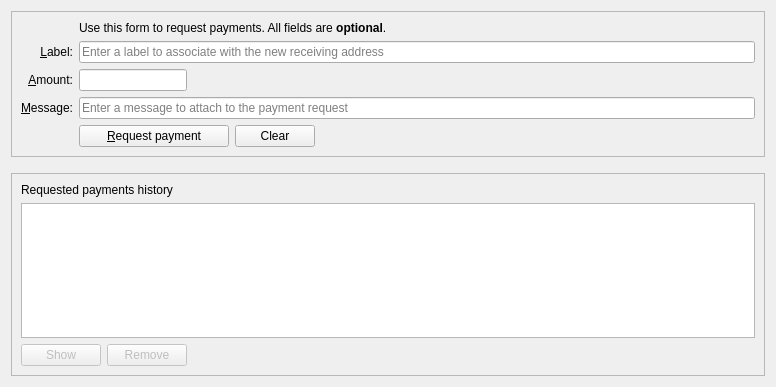
<?xml version="1.0" encoding="UTF-8"?>
<ui version="4.0">
 <class>ReceiveCoinsDialog</class>
 <widget class="QWidget" name="ReceiveCoinsDialog">
  <property name="geometry">
   <rect>
    <x>0</x>
    <y>0</y>
    <width>776</width>
    <height>387</height>
   </rect>
  </property>
  <layout class="QVBoxLayout" name="verticalLayout" stretch="0,0,1">
   <item>
    <widget class="QFrame" name="frame2">
     <property name="sizePolicy">
      <sizepolicy hsizetype="Preferred" vsizetype="Expanding">
       <horstretch>0</horstretch>
       <verstretch>0</verstretch>
      </sizepolicy>
     </property>
     <property name="frameShape">
      <enum>QFrame::StyledPanel</enum>
     </property>
     <property name="frameShadow">
      <enum>QFrame::Sunken</enum>
     </property>
     <layout class="QVBoxLayout" name="verticalLayout_3">
      <item>
       <layout class="QGridLayout" name="gridLayout">
        <item row="6" column="0">
         <widget class="QLabel" name="label_3">
          <property name="toolTip">
           <string>An optional message to attach to the payment request, which will be displayed when the request is opened. Note: The message will not be sent with the payment over the 405Coin network.</string>
          </property>
          <property name="text">
           <string>&amp;Message:</string>
          </property>
          <property name="alignment">
           <set>Qt::AlignRight|Qt::AlignTrailing|Qt::AlignVCenter</set>
          </property>
          <property name="buddy">
           <cstring>reqMessage</cstring>
          </property>
         </widget>
        </item>
        <item row="4" column="2">
         <widget class="QLineEdit" name="reqLabel">
          <property name="toolTip">
           <string>An optional label to associate with the new receiving address.</string>
          </property>
          <property name="placeholderText">
           <string>Enter a label to associate with the new receiving address</string>
          </property>
         </widget>
        </item>
        <item row="6" column="2">
         <widget class="QLineEdit" name="reqMessage">
          <property name="toolTip">
           <string>An optional message to attach to the payment request, which will be displayed when the request is opened.&lt;br&gt;Note: The message will not be sent with the payment over the 405Coin network.</string>
          </property>
          <property name="placeholderText">
           <string>Enter a message to attach to the payment request</string>
          </property>
         </widget>
        </item>
        <item row="2" column="2">
         <widget class="QLabel" name="label_5">
          <property name="text">
           <string>Use this form to request payments. All fields are &lt;b&gt;optional&lt;/b&gt;.</string>
          </property>
         </widget>
        </item>
        <item row="4" column="0">
         <widget class="QLabel" name="label_2">
          <property name="toolTip">
           <string>An optional label to associate with the new receiving address.</string>
          </property>
          <property name="text">
           <string>&amp;Label:</string>
          </property>
          <property name="alignment">
           <set>Qt::AlignRight|Qt::AlignTrailing|Qt::AlignVCenter</set>
          </property>
          <property name="buddy">
           <cstring>reqLabel</cstring>
          </property>
         </widget>
        </item>
        <item row="5" column="0">
         <widget class="QLabel" name="label">
          <property name="toolTip">
           <string>An optional amount to request. Leave this empty or zero to not request a specific amount.</string>
          </property>
          <property name="text">
           <string>&amp;Amount:</string>
          </property>
          <property name="alignment">
           <set>Qt::AlignRight|Qt::AlignTrailing|Qt::AlignVCenter</set>
          </property>
          <property name="buddy">
           <cstring>reqAmount</cstring>
          </property>
         </widget>
        </item>
        <item row="7" column="2">
         <layout class="QHBoxLayout" name="horizontalLayout">
          <item>
           <widget class="QPushButton" name="receiveButton">
            <property name="minimumSize">
             <size>
              <width>150</width>
              <height>0</height>
             </size>
            </property>
            <property name="text">
             <string>&amp;Request payment</string>
            </property>
           </widget>
          </item>
          <item>
           <widget class="QPushButton" name="clearButton">
            <property name="sizePolicy">
             <sizepolicy hsizetype="Minimum" vsizetype="Fixed">
              <horstretch>0</horstretch>
              <verstretch>0</verstretch>
             </sizepolicy>
            </property>
            <property name="toolTip">
             <string>Clear all fields of the form.</string>
            </property>
            <property name="text">
             <string>Clear</string>
            </property>
            <property name="autoDefault">
             <bool>false</bool>
            </property>
           </widget>
          </item>
          <item>
           <spacer name="horizontalSpacer">
            <property name="orientation">
             <enum>Qt::Horizontal</enum>
            </property>
            <property name="sizeHint" stdset="0">
             <size>
              <width>40</width>
              <height>20</height>
             </size>
            </property>
           </spacer>
          </item>
         </layout>
        </item>
        <item row="7" column="0">
         <widget class="QLabel" name="label_7">
          <property name="text">
           <string/>
          </property>
         </widget>
        </item>
        <item row="5" column="2">
         <layout class="QHBoxLayout" name="horizontalLayout_4" stretch="0,1">
          <property name="spacing">
           <number>0</number>
          </property>
          <property name="topMargin">
           <number>0</number>
          </property>
          <item>
           <widget class="BitcoinAmountField" name="reqAmount">
            <property name="toolTip">
             <string>An optional amount to request. Leave this empty or zero to not request a specific amount.</string>
            </property>
           </widget>
          </item>
          <item>
           <spacer name="horizontalSpacer_3">
            <property name="orientation">
             <enum>Qt::Horizontal</enum>
            </property>
            <property name="sizeHint" stdset="0">
             <size>
              <width>40</width>
              <height>20</height>
             </size>
            </property>
           </spacer>
          </item>
         </layout>
        </item>
       </layout>
      </item>
     </layout>
    </widget>
   </item>
   <item>
    <spacer name="verticalSpacer_2">
     <property name="orientation">
      <enum>Qt::Vertical</enum>
     </property>
     <property name="sizeHint" stdset="0">
      <size>
       <width>20</width>
       <height>10</height>
      </size>
     </property>
    </spacer>
   </item>
   <item>
    <widget class="QFrame" name="frame">
     <property name="sizePolicy">
      <sizepolicy hsizetype="Preferred" vsizetype="Expanding">
       <horstretch>0</horstretch>
       <verstretch>0</verstretch>
      </sizepolicy>
     </property>
     <property name="frameShape">
      <enum>QFrame::StyledPanel</enum>
     </property>
     <property name="frameShadow">
      <enum>QFrame::Raised</enum>
     </property>
     <layout class="QVBoxLayout" name="verticalLayout_2">
      <item>
       <widget class="QLabel" name="label_6">
        <property name="text">
         <string>Requested payments history</string>
        </property>
       </widget>
      </item>
      <item>
       <widget class="QTableView" name="recentRequestsView">
        <property name="contextMenuPolicy">
         <enum>Qt::CustomContextMenu</enum>
        </property>
        <property name="tabKeyNavigation">
         <bool>false</bool>
        </property>
        <property name="sortingEnabled">
         <bool>true</bool>
        </property>
       </widget>
      </item>
      <item>
       <layout class="QHBoxLayout" name="horizontalLayout_2">
        <item>
         <widget class="QPushButton" name="showRequestButton">
          <property name="enabled">
           <bool>false</bool>
          </property>
          <property name="toolTip">
           <string>Show the selected request (does the same as double clicking an entry)</string>
          </property>
          <property name="text">
           <string>Show</string>
          </property>
          <property name="autoDefault">
           <bool>false</bool>
          </property>
         </widget>
        </item>
        <item>
         <widget class="QPushButton" name="removeRequestButton">
          <property name="enabled">
           <bool>false</bool>
          </property>
          <property name="toolTip">
           <string>Remove the selected entries from the list</string>
          </property>
          <property name="text">
           <string>Remove</string>
          </property>
          <property name="autoDefault">
           <bool>false</bool>
          </property>
         </widget>
        </item>
        <item>
         <spacer name="horizontalSpacer_2">
          <property name="orientation">
           <enum>Qt::Horizontal</enum>
          </property>
          <property name="sizeHint" stdset="0">
           <size>
            <width>40</width>
            <height>20</height>
           </size>
          </property>
         </spacer>
        </item>
       </layout>
      </item>
     </layout>
    </widget>
   </item>
  </layout>
 </widget>
 <customwidgets>
  <customwidget>
   <class>BitcoinAmountField</class>
   <extends>QLineEdit</extends>
   <header>qt/bitcoinamountfield.h</header>
   <container>1</container>
  </customwidget>
 </customwidgets>
 <tabstops>
  <tabstop>reqLabel</tabstop>
  <tabstop>reqAmount</tabstop>
  <tabstop>reqMessage</tabstop>
  <tabstop>receiveButton</tabstop>
  <tabstop>clearButton</tabstop>
  <tabstop>recentRequestsView</tabstop>
  <tabstop>showRequestButton</tabstop>
  <tabstop>removeRequestButton</tabstop>
 </tabstops>
 <resources/>
 <connections/>
</ui>
